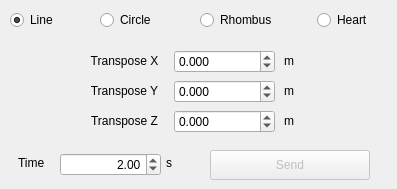
    <widget class="QWidget" name="tab_drawing">
     <attribute name="title">
      <string>Drawing</string>
     </attribute>
     <widget class="QRadioButton" name="radio_drawing_line">
      <property name="geometry">
       <rect>
        <x>10</x>
        <y>10</y>
        <width>61</width>
        <height>20</height>
       </rect>
      </property>
      <property name="text">
       <string>Line</string>
      </property>
      <property name="checked">
       <bool>true</bool>
      </property>
     </widget>
     <widget class="QRadioButton" name="radio_drawing_circle">
      <property name="geometry">
       <rect>
        <x>100</x>
        <y>10</y>
        <width>71</width>
        <height>20</height>
       </rect>
      </property>
      <property name="text">
       <string>Circle</string>
      </property>
     </widget>
     <widget class="QRadioButton" name="radio_drawing_rhombus">
      <property name="geometry">
       <rect>
        <x>200</x>
        <y>10</y>
        <width>91</width>
        <height>20</height>
       </rect>
      </property>
      <property name="text">
       <string>Rhombus</string>
      </property>
     </widget>
     <widget class="QRadioButton" name="radio_drawing_heart">
      <property name="geometry">
       <rect>
        <x>317</x>
        <y>10</y>
        <width>71</width>
        <height>20</height>
       </rect>
      </property>
      <property name="text">
       <string>Heart</string>
      </property>
     </widget>
     <widget class="QLabel" name="txt_drawing_arg_1">
      <property name="geometry">
       <rect>
        <x>84</x>
        <y>50</y>
        <width>81</width>
        <height>21</height>
       </rect>
      </property>
      <property name="layoutDirection">
       <enum>Qt::LeftToRight</enum>
      </property>
      <property name="text">
       <string>Transpose X</string>
      </property>
      <property name="alignment">
       <set>Qt::AlignCenter</set>
      </property>
     </widget>
     <widget class="QLabel" name="txt_drawing_arg_unit_1">
      <property name="geometry">
       <rect>
        <x>284</x>
        <y>54</y>
        <width>59</width>
        <height>14</height>
       </rect>
      </property>
      <property name="text">
       <string>m</string>
      </property>
     </widget>
     <widget class="QLabel" name="txt_drawing_arg_3">
      <property name="geometry">
       <rect>
        <x>84</x>
        <y>110</y>
        <width>81</width>
        <height>21</height>
       </rect>
      </property>
      <property name="layoutDirection">
       <enum>Qt::LeftToRight</enum>
      </property>
      <property name="text">
       <string>Transpose Z</string>
      </property>
      <property name="alignment">
       <set>Qt::AlignCenter</set>
      </property>
     </widget>
     <widget class="QDoubleSpinBox" name="doubleSpinBox_drawing_arg_1">
      <property name="geometry">
       <rect>
        <x>174</x>
        <y>50</y>
        <width>101</width>
        <height>23</height>
       </rect>
      </property>
      <property name="decimals">
       <number>3</number>
      </property>
      <property name="minimum">
       <double>-10.000000000000000</double>
      </property>
      <property name="maximum">
       <double>10.000000000000000</double>
      </property>
      <property name="singleStep">
       <double>0.010000000000000</double>
      </property>
     </widget>
     <widget class="QLabel" name="txt_drawing_arg_unit_3">
      <property name="geometry">
       <rect>
        <x>284</x>
        <y>114</y>
        <width>59</width>
        <height>14</height>
       </rect>
      </property>
      <property name="text">
       <string>m</string>
      </property>
     </widget>
     <widget class="QDoubleSpinBox" name="doubleSpinBox_time_drawing">
      <property name="geometry">
       <rect>
        <x>60</x>
        <y>153</y>
        <width>101</width>
        <height>23</height>
       </rect>
      </property>
      <property name="alignment">
       <set>Qt::AlignRight|Qt::AlignTrailing|Qt::AlignVCenter</set>
      </property>
      <property name="minimum">
       <double>-3.140000000000000</double>
      </property>
      <property name="maximum">
       <double>10.000000000000000</double>
      </property>
      <property name="singleStep">
       <double>0.500000000000000</double>
      </property>
      <property name="value">
       <double>2.000000000000000</double>
      </property>
     </widget>
     <widget class="QDoubleSpinBox" name="doubleSpinBox_drawing_arg_2">
      <property name="geometry">
       <rect>
        <x>174</x>
        <y>80</y>
        <width>101</width>
        <height>23</height>
       </rect>
      </property>
      <property name="decimals">
       <number>3</number>
      </property>
      <property name="minimum">
       <double>-10.000000000000000</double>
      </property>
      <property name="maximum">
       <double>10.000000000000000</double>
      </property>
      <property name="singleStep">
       <double>0.010000000000000</double>
      </property>
     </widget>
     <widget class="QLabel" name="label_46">
      <property name="geometry">
       <rect>
        <x>18</x>
        <y>156</y>
        <width>59</width>
        <height>14</height>
       </rect>
      </property>
      <property name="text">
       <string>Time</string>
      </property>
     </widget>
     <widget class="QLabel" name="txt_drawing_arg_2">
      <property name="geometry">
       <rect>
        <x>84</x>
        <y>80</y>
        <width>81</width>
        <height>21</height>
       </rect>
      </property>
      <property name="layoutDirection">
       <enum>Qt::LeftToRight</enum>
      </property>
      <property name="text">
       <string>Transpose Y</string>
      </property>
      <property name="alignment">
       <set>Qt::AlignCenter</set>
      </property>
     </widget>
     <widget class="QLabel" name="label_48">
      <property name="geometry">
       <rect>
        <x>166</x>
        <y>156</y>
        <width>59</width>
        <height>14</height>
       </rect>
      </property>
      <property name="text">
       <string>s</string>
      </property>
     </widget>
     <widget class="QPushButton" name="btn_send_drawing_trajectory">
      <property name="enabled">
       <bool>false</bool>
      </property>
      <property name="geometry">
       <rect>
        <x>210</x>
        <y>150</y>
        <width>160</width>
        <height>30</height>
       </rect>
      </property>
      <property name="text">
       <string>Send</string>
      </property>
     </widget>
     <widget class="QDoubleSpinBox" name="doubleSpinBox_drawing_arg_3">
      <property name="geometry">
       <rect>
        <x>174</x>
        <y>110</y>
        <width>101</width>
        <height>23</height>
       </rect>
      </property>
      <property name="decimals">
       <number>3</number>
      </property>
      <property name="minimum">
       <double>-10.000000000000000</double>
      </property>
      <property name="maximum">
       <double>10.000000000000000</double>
      </property>
      <property name="singleStep">
       <double>0.010000000000000</double>
      </property>
     </widget>
     <widget class="QLabel" name="txt_drawing_arg_unit_2">
      <property name="geometry">
       <rect>
        <x>284</x>
        <y>84</y>
        <width>59</width>
        <height>14</height>
       </rect>
      </property>
      <property name="text">
       <string>m</string>
      </property>
     </widget>
    </widget>
